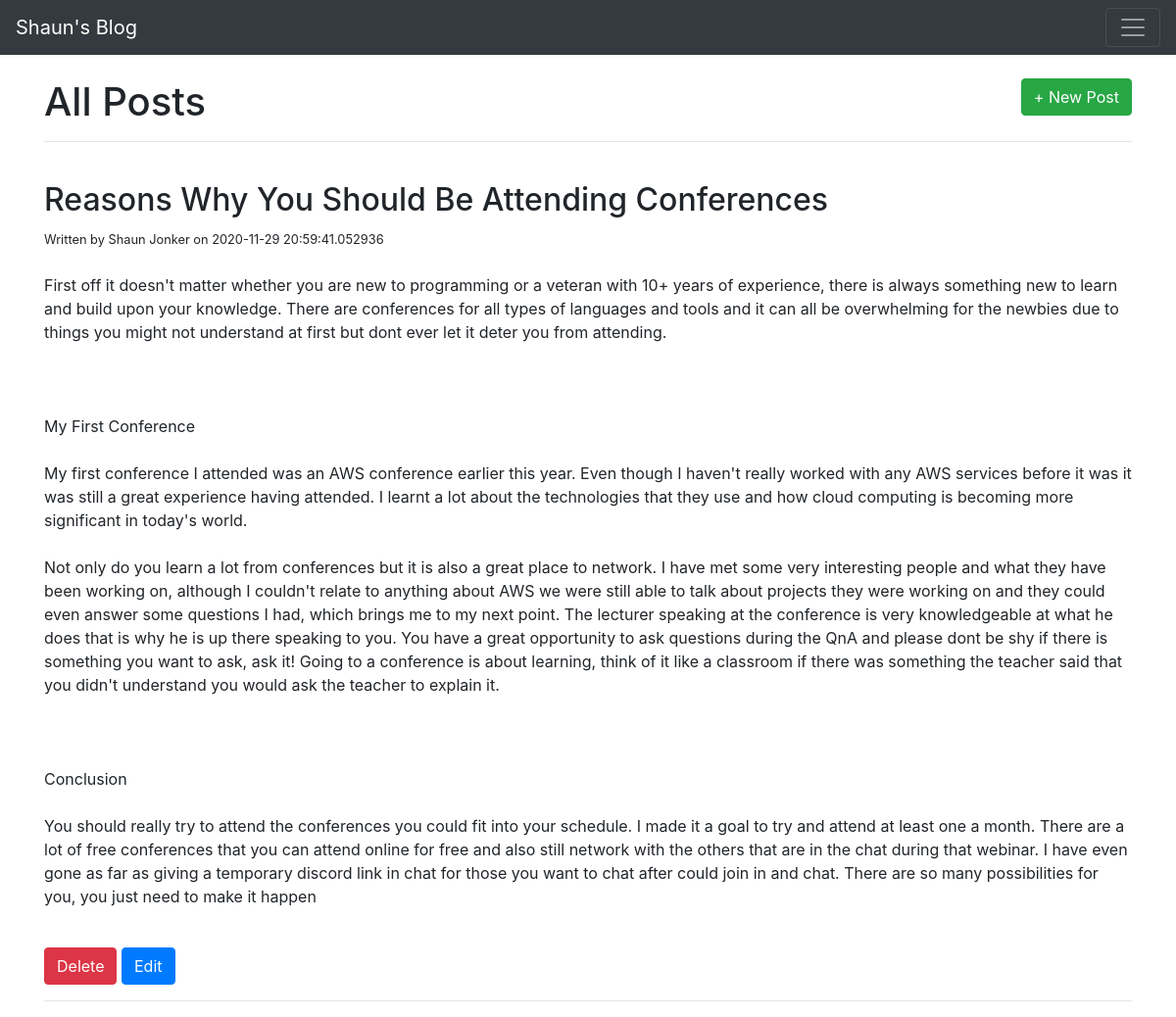
The page /posts on the database its author committed.
### app.py (models this page shows, shortened)
class BlogPost(db.Model):
    id = db.Column(db.Integer, primary_key=True)
    title = db.Column(db.String(100), nullable=False)
    content = db.Column(db.Text, nullable=False)
    author = db.Column(db.String(20), nullable=False, default='Unknown')
    date_posted = db.Column(db.DateTime, nullable=False, default=datetime.utcnow)

### app.py (the view)
@app.route('/posts', methods=['GET'])
def posts():
    all_posts = BlogPost.query.order_by(BlogPost.date_posted).all()
    return render_template('posts.html', posts=all_posts)

### templates/posts.html (shortened to what this page needs)
{% extends 'base.html' %}
{% block body %}
<br>
<div>
    <h1 style="display:inline">All Posts</h1>
    <a  style="display:inline" class="btn btn-success float-right" href="/post/new">+ New Post</a>
</div>
    <hr>
    {% for post in posts %}
        <br>
        <h2>{{ post.title }}</h2>
        {% if post.author %}
            <small>Written by {{ post.author }} on {{post.date_posted}}</small>
        {% else %}
            <small>Written by unknown on {{post.date_posted}}</small>
        {% endif %}
        <br>
        <br>
        <p style="white-space:pre-wrap">{{ post.content }}</p>
        <br>
        <a class="btn btn-danger" href="/posts/delete/{{post.id}}">Delete</a>
        <a class="btn btn-primary" href="/posts/edit/{{post.id}}">Edit</a>
        <hr>
    {% endfor %}
{% endblock %}

### templates/base.html (shortened to what this page needs)
<!DOCTYPE html>
<html lang="en">
<head>
    <link rel="stylesheet" href="https://cdn.jsdelivr.net/npm/bootstrap@4.5.3/dist/css/bootstrap.min.css">
</head>
<body>
    <nav class="navbar navbar-dark bg-dark">
      <a class="navbar-brand" href="/">Shaun's Blog</a>
      <button class="navbar-toggler" type="button" data-toggle="collapse" data-target="#navbarsExample01" aria-controls="navbarsExample01" aria-expanded="false" aria-label="Toggle navigation">
        <span class="navbar-toggler-icon"></span>
      </button>
    </nav>
    <div class="container">
        {% block body %} {% endblock %}
    </div>
</body>
</html>

### rows shown on the page
BlogPost: title "Reasons Why You Should Be Attending Conferences", author "Shaun Jonker", date_posted "2020-11-29 20:59:41.052936", content "First off it doesn't matter whether you are new to programming or a veteran with 10+ years of experience, there is always something new to learn and build upon your knowledge. There are conferences for all types of languages and tools and it can all be overwhelming for the newbies due to things you might not understand at first but dont ever let it deter you from attending. My First Conference My first conference I attended was an AWS conference earlier this year. Even though I haven't really worked with any AWS services before it was it was still a great experience having attended. I learnt a lot about the technologies that they use and how cloud computing is becoming more significant in…"
